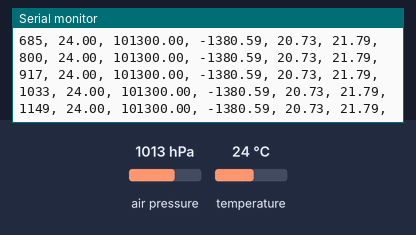
The sketch below on a simulated Arduino Uno, built with avr-gcc and run on an emulated ATmega328P. Parts: the last lines printed to the serial monitor. Inputs (shaded band) come from the test bench; at power-on: air pressure 1013 hPa, temperature 24 °C. Storage starts empty.

Above: at 1.2 s.
1.3 s: air pressure set to 952 hPa
At 1.4 s:
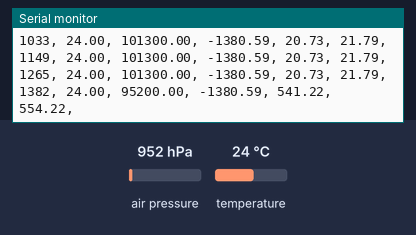
2.8 s: temperature set to 12 °C
At 2.91 s:
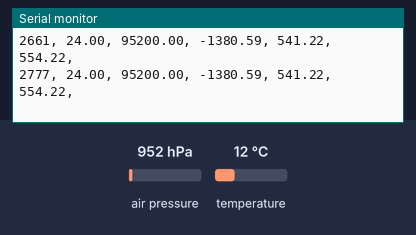
4.3 s: air pressure set to 975 hPa
At 4.3 s:
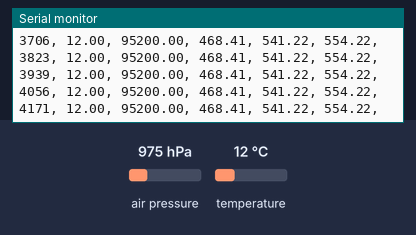
Timing chart, 0 to 7.3 s (numbered marks = the images above; inputs shaded):
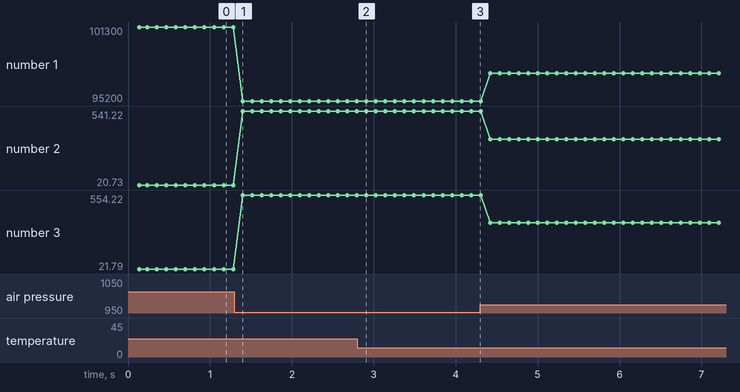

Measured:
- after the input at 1.3 s, the serial monitor: prints a new line after 0.10 s (image 1)
- plotted number 1: 101300 → 95200 after the input at 1.3 s
- plotted number 2: 20.73 → 541.22 after the input at 1.3 s
- plotted number 3: 21.79 → 554.22 after the input at 1.3 s

The sketch:

sketch_oct03a.ino
```cpp
/*
  SD card datalogger

  Adapted from "SD card datalogger" example sketch by Tom Igoe

  Author: Luke Smith, Augusto Dantas de Oliveira
  Class: AE199
  University of Illinois Urbana-Champaign

 */

#include <SPI.h> // Library for communicating with SPI devices a.k.a. the SD board
#include <SD.h>  // Library for easy writing/reading from SD card
#include <Adafruit_Sensor.h> // Adafruit unified sensor library https://github.com/adafruit/Adafruit_Sensor
#include <Adafruit_BMP280.h> // BMP280 sensor library https://github.com/adafruit/Adafruit_BMP280_Library
#include <Wire.h> // Library for communicating with I2C devices (I2C is a protocol for sending data over two wires between many devices)

const int chipSelect = 4; // define which pin the CS pin is connected to
Adafruit_BMP280 bmp;
/*
 * Initializes a BMP280 object (Creates a data structure representing the sensor so the program can keep
 * track of important information about the sensor as well as establish an initial connection to, kind of
 * like saying hello to the BMP280 chip.
 */
unsigned long time;

void setup() {

  // Open serial communications and wait for port to open:
  Serial.begin(9600);
  while (!Serial) {
    ; // wait for serial port to connect. Needed for native USB port only
  }


  Serial.print("Initializing SD card...");
  Serial.println(F("BMP280 test"));

  if (!bmp.begin()) {
    Serial.println("Could not find a valid BMP280 sensor, check wiring!");
  }
  // see if the card is present and can be initialized:
  if (!SD.begin(chipSelect)) {
    Serial.println("Card failed, or not present");
    // don't do anything more:
    return;
  }
  Serial.println("card initialized.");
  File dataFile = SD.open("datalog.txt", FILE_WRITE);
  if (dataFile) {
    dataFile.println("New Recording");

    /********Change the Header to Reflect all the data you are logging!*********/
    String header = "Miliseconds, Temperature(Cdegrees), Pressure, AltitudeTemp, AltitudePressure";
    /***************************************************************************/

    dataFile.println(header);
    Serial.println(header);
    dataFile.close();
  }
}

void loop() {


  // make a string for assembling the data to log:

  String dataString = "";

  time = millis();

  // This adds the time to the data String to be recorded.
  dataString += String(time);
  // This adds a comma and a space to follow the measruement.
  dataString += ", ";

  // To Read the Temperature: bmp.readTemperature();
  // To Read the Pressure:    bmp.readPressure();

  /*****Your Code Here! Add the temperature and pressure to the datalog******/
  float temp = bmp.readTemperature();
  float pressure = bmp.readPressure();
  dataString += String(temp);
  dataString += ", ";
  dataString += String(pressure);
  dataString += ", ";
  dataString += String(altitude_temp(temp));
  dataString += ", ";
  dataString += String(altitude_pressexp(pressure));
  dataString += ", ";
  dataString += String(altitude_presslin(pressure));
  dataString += ", ";
  /**************************************************************************/


  /*****Calculate approximate altitude based on pressure or temperature*****/


  /*************************************************************************/

  // open the file. note that only one file can be open at a time,
  // so you have to close this one before opening another.
  File dataFile = SD.open("datalog.txt", FILE_WRITE);

  // if the file is available, write to it:
  if (dataFile) {
    dataFile.println(dataString);
    dataFile.close();
    // print to the serial port too:
    Serial.println(dataString);
    delay(100);
  }
  // if the file isn't open, pop up an error:
  else {
    Serial.println("error opening datalog.txt");
  }
}

float altitude_temp(float temp){
  return -154.0832*temp+2317.411;
}

float altitude_pressexp(float pressure){
  return 44405.24-44383.67*pow((pressure/101290) , 1/5.265);
}

float altitude_presslin(float pressure){
  return -0.087284*pressure+8863.654;
}
```
